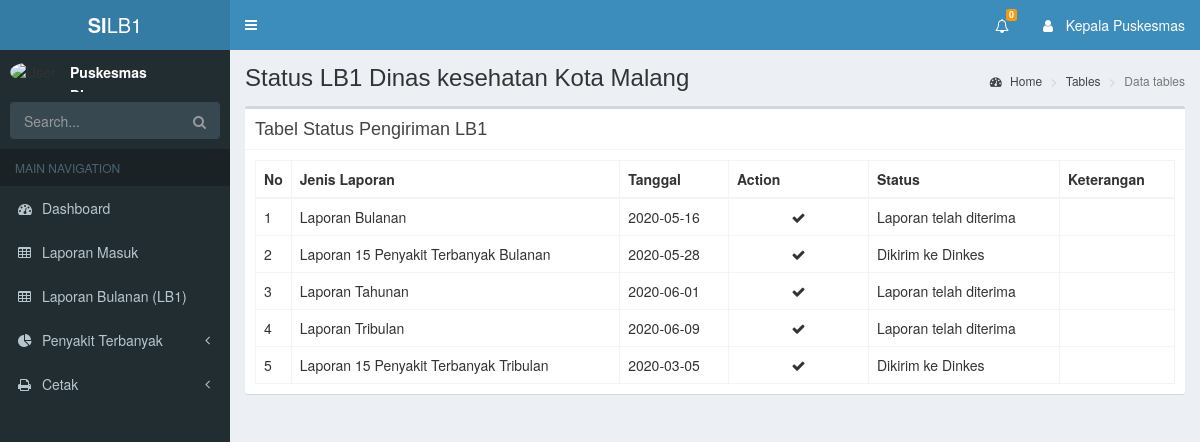
Screenshot of /index.php/kepala_puskesmas/laporanKP with the database file from the repository.
### tables this page shows
CREATE TABLE `detail_laporan` (
  `id_laporan` int(10) NOT NULL,
  `id_jp` int(10) NOT NULL,
  `jenis_laporan` varchar(100) NOT NULL,
  `kd_puskesmas` int(10) NOT NULL,
  `nama_puskesmas` varchar(100) NOT NULL,
  `status` int(10) NOT NULL,
  `tanggal` date NOT NULL,
  `datalb1` text NOT NULL,
  `ket` text NOT NULL,
  `pesan` int(10) NOT NULL,
  `waktu` time NOT NULL
);

### application/controllers/Kepala_puskesmas.php (called while the page is built, shortened)
<?php
class Kepala_puskesmas extends CI_Controller{
    function __construct(){
      $this->load->helper('url');
      $this->load->model('DataLB1_model');
      $this->load->model('M_Kepala_puskesmas');
      $this->load->helper(array('form', 'url'));
    }
    public function header()
    {
      $result = $this->M_Kepala_puskesmas->notif();
      $data['notif'] = count($result);
      $data['data_notif'] = $result;
      $this->load->view('header/kp_header', $data);
    }
    public function laporanKP()
    {
      $data['status'] = $this->DataLB1_model->tampil_status()->result();
      $this->load->view('kepala_puskesmas/laporan_masukKP', $data);
      $this->load->view('footer/kp_footer');
    }
}

### index.php (called while the page is built, shortened)
<?php
require_once BASEPATH.'core/CodeIgniter.php';

### application/models/DataLB1_model.php (called while the page is built, shortened)
<?php
class DataLB1_model extends CI_Model{
  public function tampil_status()
  {
    return $this->db->get('detail_laporan');
  }
}

### application/views/kepala_puskesmas/laporan_masukKP.php (the view, shortened to what this page needs)
<div class="content-wrapper">
  <section class="content-header">
    <h1>
      Status LB1 Dinas kesehatan Kota Malang
    </h1>
    <ol class="breadcrumb">
      <li><a href="#"><i class="fa fa-dashboard"></i> Home</a></li>
      <li><a href="#">Tables</a></li>
      <li class="active">Data tables</li>
    </ol>
  </section>
  <section class="content">
    <div class="row">
      <div class="col-xs-12">
      <div class="box">
          <div class="box-header with-border">
            <h3 class="box-title">Tabel Status Pengiriman LB1</h3>
          </div>
          <div class="box-body">
            <table class="table table-bordered">
              <thead>
              <tr>
                <th style="width: 10px">No</th>
                <th >Jenis Laporan</th>
                <th >Tanggal</th>
                <th style="width: 140px" >Action</th>
                <th >Status</th>
                <th >Keterangan</th>
              </tr>
              </thead>
              <tbody>
              <?php $no =0; foreach ($status as $st ): $no++; ?>
              <tr>
                <td><?php echo $no?></td>
                <td><?php echo $st->jenis_laporan?></td>
                <td><?php echo $st->tanggal?></td>
                <?php if ($st->status == 11 || $st->status == 4) { ?>
                  <td style="text-align: center;"><span class="fa fa-fw fa-times"></span></td>
                <?php }elseif ($st->status == 1 || $st->status == 2 || $st->status == 3) { ?>
                  <td style="text-align: center;"><span class="fa fa-fw fa-check"></span></td>
                <?php } elseif($st->status == 0 && $st->id_jp == 1 || $st->id_jp == 2 || $st->id_jp == 3){ ?>
                  <td><a class='fa fa-fw fa-edit' href="<?php echo site_url('kepala_puskesmas/persetujuanLB/' . $st->id_laporan);?>"><span class="menu-icon icon-edit"></span></a></td>
                <?php }elseif ($st->status == 0 && $st->id_jp == 4 ) { ?>
                  <td><a class='fa fa-fw fa-edit' href="<?php echo site_url('kepala_puskesmas/detailPenyBln/' . $st->id_laporan);?>"><span class="menu-icon icon-edit"></span></a></td>
                <?php }elseif ($st->status == 0 && $st->id_jp == 6) { ?>
                  <td><a class='fa fa-fw fa-edit' href="<?php echo site_url('kepala_puskesmas/detailPenyThn/' . $st->id_laporan);?>"><span class="menu-icon icon-edit"></span></a></td>
                <?php }?>
                <td>
                  <?php if ($st->status == 0) {
                          echo "Perlu persetujuan kepala puskesmas";
                      } else if ($st->status == 1) {
                          echo "Telah disetujui";
                      } else if ($st->status == 2){
                          echo "Dikirim ke Dinkes";
                      } elseif ($st->status == 3) {
                        echo "Laporan telah diterima";
                      } elseif ($st->status == 11) {
                        echo "Tidak disetujui";
                      } elseif ($st->status == 4) {
                        echo "Tidak disetujui Dinkes";
                      }
                  ?>
                </td>
                <td><?php echo $st->ket?></td>
              </tr>
              <?php endforeach;?>
              </tbody>
          </table>
          </div>
        </div>
      </div>
    </div>
  </section>
</div>

### rows the page displays
detail_laporan: jenis_laporan "Laporan Bulanan", tanggal "2020-05-16", status "Laporan telah diterima"
detail_laporan: jenis_laporan "Laporan 15 Penyakit Terbanyak Bulanan", tanggal "2020-05-28", status "Dikirim ke Dinkes"
detail_laporan: jenis_laporan "Laporan Tahunan", tanggal "2020-06-01", status "Laporan telah diterima"
detail_laporan: jenis_laporan "Laporan Tribulan", tanggal "2020-06-09", status "Laporan telah diterima"
detail_laporan: jenis_laporan "Laporan 15 Penyakit Terbanyak Tribulan", tanggal "2020-03-05", status "Dikirim ke Dinkes"

### other values shown
$notif "0"
